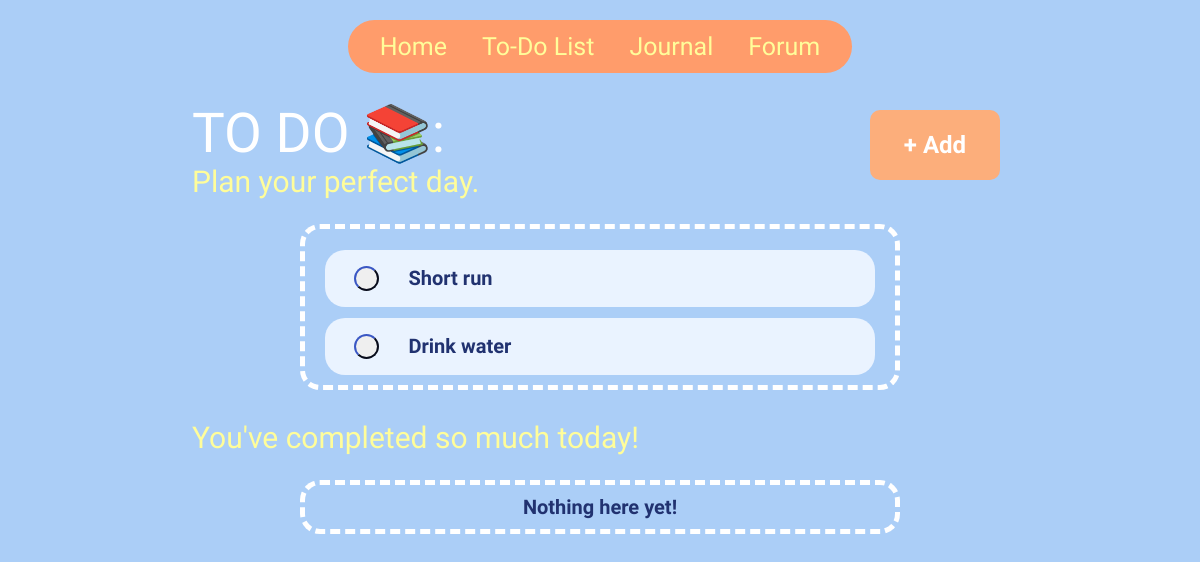
The page /todo/4 on the database as committed earlier.
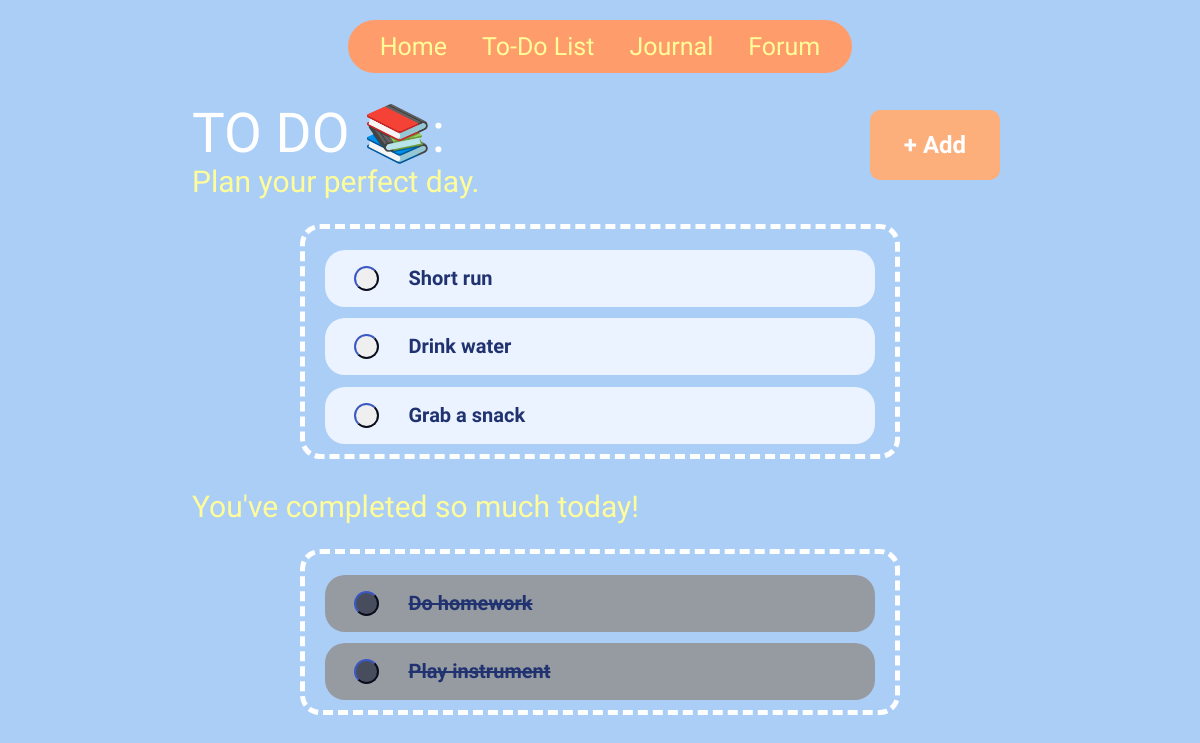
The same page on the database as committed later.
### perfectDay/models.py (models this page shows)
class todotask(models.Model):
    authorid = models.SmallIntegerField()
    text= models.CharField()
    done = models.BooleanField(default=False)
    due = models.DateTimeField()

### perfectDay/views.py (the view, shortened to what this page needs)
# urls.py: path('todo/<int:userID>', views.todo, name='todo'),
def todo(request, userID):
    Todotasks= todotask.objects.filter(authorid = userID, done = False)
    done= todotask.objects.filter(authorid = userID, done = True)
    data = {"ID": userID,
            "tasks": Todotasks,
             "done": done }
    template = loader.get_template('todo.html')
    return HttpResponse(template.render(request= request,context= data))

### perfectDay/templates/todo.html (shortened to what this page needs)
<!DOCTYPE html>
<html lang="en">
{% load static %}
<head>
    <link rel="stylesheet" href="{% static 'css/todo.css' %}">
</head>
<body>
  {% include 'nav.html' %}
  <div class="heading">
    <h1>TO DO 📚: </h1>
    <h3>Plan your perfect day. </h3>
  </div>
  <button class= addBtn id = addBtn name = addBtn>+ Add</button>
  <div class="main-container" id= "todo-container">
    {% for task in tasks %}
      {% if not task.done %}
      <div class="taskBox">
        <form  method="POST" style="display: flex; flex-direction: row;">
          <button type= "submit" class = doneToggle id ="{{task.id}}" name ="taskMarked" value ="{{task.id}}" > </button>
          <p>{{task.text}}</p>
        </form>
      </div>
      {% endif %}
    {% empty %}
      <p>Nothing here yet!</p>
    {% endfor %}
  </div>
  <h3 style="margin-left: 16%; margin-top: 30px;">You've completed so much today!</h3>
  <div class="main-container" id= "todo-container">
    {% for task in done %}
      {% if task.done %}
      <div class="untaskBox">
        <form  method="POST" style="display: flex; flex-direction: row;">
          <button type= "submit" class = unToggle id ="{{task.id}}" name ="unsubmit" value ="{{task.id}}" > </button>
          <p style="text-decoration: line-through;">{{task.text}}</p>
        </form>
      </div>
      {% endif %}
    {% empty %}
      <p>Nothing here yet!</p>
    {% endfor %}
  </div>
</body>

Rows that differ between the two databases and show on the page:
added todotask: {{ task.id }} 19 (drawn), text "Grab a snack", shown under "Plan your perfect day."
added todotask: {{ task.id }} 20 (drawn), text "Do homework", shown under "You've completed so much today!"
added todotask: {{ task.id }} 21 (drawn), text "Play instrument", shown under "You've completed so much today!"
Other text that changed with them:
text no longer shown: "Nothing here yet!"
